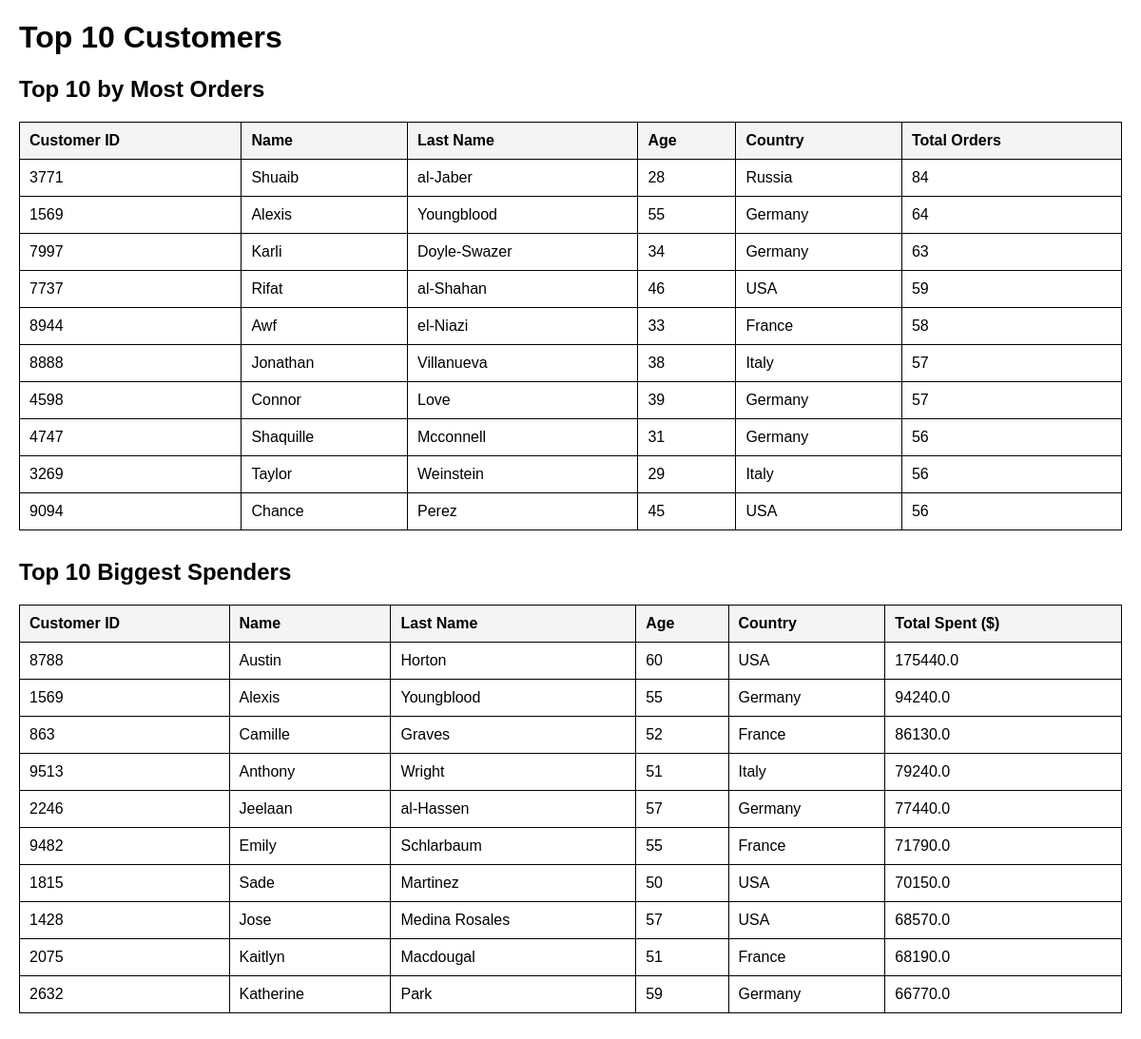
The app's page /loyal_customers with its own data.
### tables this page shows
CREATE TABLE "Customer_DB" (
	"CustomerId" INTEGER NOT NULL, 
	"Name" VARCHAR(50) NOT NULL, 
	"LastName" VARCHAR(50) NOT NULL, 
	"Age" INTEGER NOT NULL, 
	"Country" VARCHAR(50) NOT NULL, Email TEXT, 
	PRIMARY KEY ("CustomerId")
);

### app.py (the view)
@app.route("/loyal_customers")
def top_customers():
    top_orders, top_spenders = get_loyal_customers()
    return render_template("loyal_customers.html", top_orders=top_orders, top_spenders=top_spenders)

### data_analysis.py (called while the page is built)
def get_data():
    customer_data = execute_db_query("SELECT * FROM Customer_DB", as_dict=True)
    customers = pd.DataFrame([dict(row) for row in customer_data]) if customer_data else pd.DataFrame()
    order_data = execute_db_query("SELECT * FROM Order_DB", as_dict=True)
    orders = pd.DataFrame([dict(row) for row in order_data]) if order_data else pd.DataFrame()
    return customers, orders

def get_loyal_customers():
    customers, orders = get_data()
    if customers.empty or orders.empty:
        return [], []
    top_customers_by_orders = (
        orders.groupby("CustomerId")
        .size()
        .reset_index(name="TotalOrders")
        .sort_values(by="TotalOrders", ascending=False)
        .head(10)
    )
    orders["TotalSpent"] = orders["Price"] * orders["Amount"]
    top_biggest_spenders = (
        orders.groupby("CustomerId")["TotalSpent"]
        .sum()
        .reset_index()
        .sort_values(by="TotalSpent", ascending=False)
        .head(10)
    )
    top_customers_by_orders = top_customers_by_orders.merge(customers, on="CustomerId", how="left").to_dict(
        orient="records")
    top_biggest_spenders = top_biggest_spenders.merge(customers, on="CustomerId", how="left").to_dict(orient="records")
    return top_customers_by_orders, top_biggest_spenders

### database_manager.py (called while the page is built)
def execute_db_query(query, params=None, as_dict=False):
    db_name = "holzbau.db"  # Database file
    try:
        connection = sqlite3.connect(db_name)
        if as_dict:
            connection.row_factory = sqlite3.Row
        with connection:  # Ensures commit & proper closing
            cursor = connection.cursor()
            cursor.execute(query, params or ())
            if query.strip().upper().startswith(("INSERT", "UPDATE", "DELETE", "CREATE", "DROP")):
                connection.commit()
                return cursor.rowcount  # Return number of affected rows
            return cursor.fetchall()
    except sqlite3.Error as e:
        print(f"Database error: {e}")  # Print error for debugging
        return None  # Return None on failure
    finally:
        connection.close()  # Ensure the connection is always closed

### templates/loyal_customers.html (shortened to what this page needs)
<!DOCTYPE html>
<html lang="en">
<head>
</head>
<body>
    <h1>Top 10 Customers</h1>
    <h2>Top 10 by Most Orders</h2>
    <table>
        <tr>
            <th>Customer ID</th>
            <th>Name</th>
            <th>Last Name</th>
            <th>Age</th>
            <th>Country</th>
            <th>Total Orders</th>
        </tr>
        {% for customer in top_orders %}
        <tr>
            <td>{{ customer.CustomerId }}</td>
            <td>{{ customer.Name }}</td>
            <td>{{ customer.LastName }}</td>
            <td>{{ customer.Age }}</td>
            <td>{{ customer.Country }}</td>
            <td>{{ customer.TotalOrders }}</td>
        </tr>
        {% endfor %}
    </table>
    <h2>Top 10 Biggest Spenders</h2>
    <table>
        <tr>
            <th>Customer ID</th>
            <th>Name</th>
            <th>Last Name</th>
            <th>Age</th>
            <th>Country</th>
            <th>Total Spent ($)</th>
        </tr>
        {% for customer in top_spenders %}
        <tr>
            <td>{{ customer.CustomerId }}</td>
            <td>{{ customer.Name }}</td>
            <td>{{ customer.LastName }}</td>
            <td>{{ customer.Age }}</td>
            <td>{{ customer.Country }}</td>
            <td>{{ customer.TotalSpent }}</td>
        </tr>
        {% endfor %}
    </table>
</body>
</html>

### templates/loyal_customers.html (style rules this page uses)
body { font-family: Arial, sans-serif; margin: 20px; }
table { width: 100%; border-collapse: collapse; margin-bottom: 30px; }
th, td { border: 1px solid black; padding: 10px; text-align: left; }
th { background-color: #f4f4f4; }
h2 { margin-top: 20px; }

### records on screen
Customer_DB: CustomerId "3771", Name "Shuaib", LastName "al-Jaber", Age "28", Country "Russia", TotalOrders "84"
Customer_DB: CustomerId "1569", Name "Alexis", LastName "Youngblood", Age "55", Country "Germany", TotalOrders "64", TotalSpent "94240.0"
Customer_DB: CustomerId "7997", Name "Karli", LastName "Doyle-Swazer", Age "34", Country "Germany", TotalOrders "63"
Customer_DB: CustomerId "7737", Name "Rifat", LastName "al-Shahan", Age "46", Country "USA", TotalOrders "59"
Customer_DB: CustomerId "8944", Name "Awf", LastName "el-Niazi", Age "33", Country "France", TotalOrders "58"
Customer_DB: CustomerId "8888", Name "Jonathan", LastName "Villanueva", Age "38", Country "Italy", TotalOrders "57"
Customer_DB: CustomerId "4598", Name "Connor", LastName "Love", Age "39", Country "Germany", TotalOrders "57"
Customer_DB: CustomerId "4747", Name "Shaquille", LastName "Mcconnell", Age "31", Country "Germany", TotalOrders "56"
Customer_DB: CustomerId "3269", Name "Taylor", LastName "Weinstein", Age "29", Country "Italy", TotalOrders "56"
Customer_DB: CustomerId "9094", Name "Chance", LastName "Perez", Age "45", Country "USA", TotalOrders "56"
Customer_DB: CustomerId "8788", Name "Austin", LastName "Horton", Age "60", Country "USA", TotalSpent "175440.0"
Customer_DB: CustomerId "863", Name "Camille", LastName "Graves", Age "52", Country "France", TotalSpent "86130.0"
Customer_DB: CustomerId "9513", Name "Anthony", LastName "Wright", Age "51", Country "Italy", TotalSpent "79240.0"
Customer_DB: CustomerId "2246", Name "Jeelaan", LastName "al-Hassen", Age "57", Country "Germany", TotalSpent "77440.0"
Customer_DB: CustomerId "9482", Name "Emily", LastName "Schlarbaum", Age "55", Country "France", TotalSpent "71790.0"
Customer_DB: CustomerId "1815", Name "Sade", LastName "Martinez", Age "50", Country "USA", TotalSpent "70150.0"
Customer_DB: CustomerId "1428", Name "Jose", LastName "Medina Rosales", Age "57", Country "USA", TotalSpent "68570.0"
Customer_DB: CustomerId "2075", Name "Kaitlyn", LastName "Macdougal", Age "51", Country "France", TotalSpent "68190.0"
Customer_DB: CustomerId "2632", Name "Katherine", LastName "Park", Age "59", Country "Germany", TotalSpent "66770.0"
